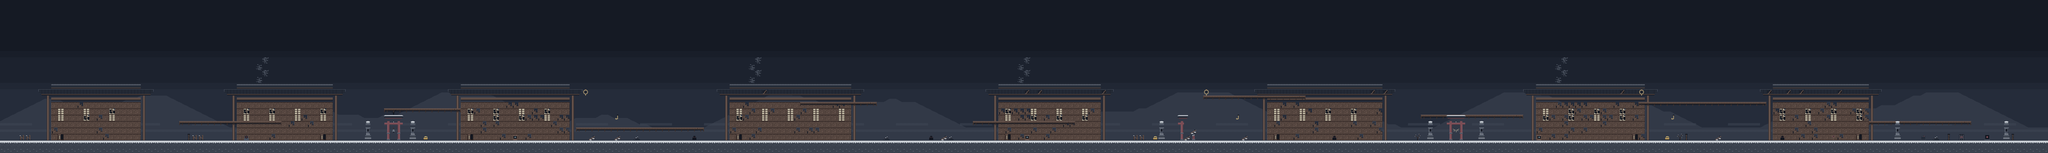

Below is a game level as drawn by its tile map, then a one-line description and the .tmx that defines it (tile-layer data replaced by summaries):
An orthogonal 320x24 tile map with 16x16 px tiles, 6 tile layers (Background, Mountains, Fog, VillageBackdrop, ...) and 41 objects (18x Collision, 12x EnemySpawn, 3x Checkpoint, 3x Pickup, 2x StoryBeat, ...).

<map version="1.10" tiledversion="1.11.0" orientation="orthogonal" renderorder="right-down" width="320" height="24" tilewidth="16" tileheight="16" infinite="0" nextlayerid="9" nextobjectid="42">
  <properties>
    <property name="Act" value="Act_01" />
    <property name="Title" value="A Trilha das Lanternas Apagadas" />
    <property name="VisualStyle" value="16-bit pixel art, desaturated village" />
    <property name="TileSize" type="int" value="16" />
    <property name="CharacterRenderScale" type="float" value="0.5" />
    <property name="CheckpointCount" type="int" value="3" />
    <property name="ActEnding" value="The player loses to the Guardian" />
  </properties>
  <tileset firstgid="1" source="../Tilesets/Act_01_Feudal.tsx" />
  <layer id="1" name="Background" x="0" y="0" width="320" height="24">
    <data>[7680 cells, 7680 non-empty, 5 distinct tile ids]</data>
  </layer>
  <layer id="7" name="Mountains" x="0" y="0" width="320" height="24">
    <data>[7680 cells, 1602 non-empty, 6 distinct tile ids]</data>
  </layer>
  <layer id="8" name="Fog" x="0" y="0" width="320" height="24">
    <data>[7680 cells, 480 non-empty, 1 distinct tile ids]</data>
  </layer>
  <layer id="2" name="VillageBackdrop" x="0" y="0" width="320" height="24">
    <data>[7680 cells, 1323 non-empty, 12 distinct tile ids]</data>
  </layer>
  <layer id="3" name="Terrain" x="0" y="0" width="320" height="24">
    <data>[7680 cells, 784 non-empty, 5 distinct tile ids]</data>
  </layer>
  <layer id="4" name="Act01Props" x="0" y="0" width="320" height="24">
    <data>[7680 cells, 110 non-empty, 33 distinct tile ids]</data>
  </layer>
  <objectgroup id="5" name="Collision">
    <object id="1" name="Ground" type="Collision" x="0" y="352" width="5120" height="32" />
    <object id="2" name="Platform_01" type="Collision" x="448" y="304" width="256" height="16" />
    <object id="3" name="Platform_02" type="Collision" x="960" y="272" width="192" height="16" />
    <object id="4" name="Platform_03" type="Collision" x="1440" y="320" width="320" height="16" />
    <object id="5" name="Platform_04" type="Collision" x="2000" y="256" width="192" height="16" />
    <object id="6" name="Platform_05" type="Collision" x="2432" y="304" width="256" height="16" />
    <object id="7" name="Platform_06" type="Collision" x="3008" y="240" width="256" height="16" />
    <object id="8" name="Platform_07" type="Collision" x="3552" y="288" width="256" height="16" />
    <object id="9" name="Platform_08" type="Collision" x="4096" y="256" width="320" height="16" />
    <object id="10" name="Platform_09" type="Collision" x="4672" y="304" width="256" height="16" />
    <object id="28" name="HouseRoof_01" type="Collision" x="96" y="224" width="288" height="16" />
    <object id="29" name="HouseRoof_02" type="Collision" x="560" y="224" width="304" height="16" />
    <object id="30" name="HouseRoof_03" type="Collision" x="1120" y="224" width="336" height="16" />
    <object id="31" name="HouseRoof_04" type="Collision" x="1792" y="224" width="368" height="16" />
    <object id="32" name="HouseRoof_05" type="Collision" x="2464" y="224" width="320" height="16" />
    <object id="33" name="HouseRoof_06" type="Collision" x="3136" y="224" width="352" height="16" />
    <object id="34" name="HouseRoof_07" type="Collision" x="3808" y="224" width="336" height="16" />
    <object id="35" name="HouseRoof_08" type="Collision" x="4400" y="224" width="304" height="16" />
  </objectgroup>
  <objectgroup id="6" name="Gameplay">
    <object id="11" name="PlayerSpawn" type="Spawn" x="48" y="336"><properties><property name="Character" value="Kunoichi" /><property name="SpawnId" type="int" value="0" /></properties><point /></object>
    <object id="12" name="MissingSealIntro" type="StoryBeat" x="560" y="288" width="96" height="64"><properties><property name="Beat" value="The village has lost its color and the seal is missing" /><property name="Trigger" value="OnEnter" /></properties></object>
    <object id="13" name="ChainTutorial" type="Tutorial" x="1424" y="240" width="192" height="96"><properties><property name="Mechanic" value="Chain attack and platform traversal" /><property name="Trigger" value="OnEnter" /></properties></object>
    <object id="14" name="Checkpoint_01" type="Checkpoint" x="1280" y="320" width="16" height="32"><properties><property name="CheckpointId" type="int" value="1" /><property name="RespawnX" type="int" value="1280" /><property name="RespawnY" type="int" value="320" /></properties></object>
    <object id="15" name="Checkpoint_02" type="Checkpoint" x="2560" y="320" width="16" height="32"><properties><property name="CheckpointId" type="int" value="2" /><property name="RespawnX" type="int" value="2560" /><property name="RespawnY" type="int" value="320" /></properties></object>
    <object id="16" name="Checkpoint_03" type="Checkpoint" x="3840" y="320" width="16" height="32"><properties><property name="CheckpointId" type="int" value="3" /><property name="RespawnX" type="int" value="3840" /><property name="RespawnY" type="int" value="320" /></properties></object>
    <object id="17" name="HealthPickup_01" type="Pickup" x="1056" y="320" width="16" height="16"><properties><property name="PickupKind" value="Edible" /><property name="RestoreHearts" type="int" value="1" /></properties></object>
    <object id="18" name="HealthPickup_02" type="Pickup" x="2880" y="320" width="16" height="16"><properties><property name="PickupKind" value="Edible" /><property name="RestoreHearts" type="int" value="1" /></properties></object>
    <object id="19" name="HealthPickup_03" type="Pickup" x="4160" y="320" width="16" height="16"><properties><property name="PickupKind" value="Edible" /><property name="RestoreHearts" type="int" value="1" /></properties></object>
    <object id="20" name="EnemySpawn_01" type="EnemySpawn" x="1728" y="320" width="16" height="32"><properties><property name="EnemyType" value="Black_Werewolf" /></properties></object>
    <object id="21" name="EnemySpawn_02" type="EnemySpawn" x="2320" y="320" width="16" height="32"><properties><property name="EnemyType" value="Skeleton_Warrior" /></properties></object>
    <object id="22" name="EnemySpawn_03" type="EnemySpawn" x="3328" y="320" width="16" height="32"><properties><property name="EnemyType" value="Black_Werewolf" /></properties></object>
    <object id="23" name="EnemySpawn_04" type="EnemySpawn" x="4448" y="320" width="16" height="32"><properties><property name="EnemyType" value="Skeleton_Warrior" /></properties></object>
    <object id="26" name="EnemySpawn_05" type="EnemySpawn" x="1808" y="320" width="16" height="32"><properties><property name="EnemyType" value="Skeleton_Warrior" /></properties></object>
    <object id="27" name="EnemySpawn_06" type="EnemySpawn" x="1888" y="320" width="16" height="32"><properties><property name="EnemyType" value="Black_Werewolf" /></properties></object>
    <object id="36" name="EnemySpawn_07" type="EnemySpawn" x="2400" y="320" width="16" height="32"><properties><property name="EnemyType" value="Black_Werewolf" /></properties></object>
    <object id="37" name="EnemySpawn_08" type="EnemySpawn" x="2480" y="320" width="16" height="32"><properties><property name="EnemyType" value="Skeleton_Warrior" /></properties></object>
    <object id="38" name="EnemySpawn_09" type="EnemySpawn" x="3408" y="320" width="16" height="32"><properties><property name="EnemyType" value="Skeleton_Warrior" /></properties></object>
    <object id="39" name="EnemySpawn_10" type="EnemySpawn" x="3488" y="320" width="16" height="32"><properties><property name="EnemyType" value="Black_Werewolf" /></properties></object>
    <object id="40" name="EnemySpawn_11" type="EnemySpawn" x="4528" y="320" width="16" height="32"><properties><property name="EnemyType" value="Black_Werewolf" /></properties></object>
    </objectgroup>
</map>
<!-- 3 of 41 objects omitted -->
